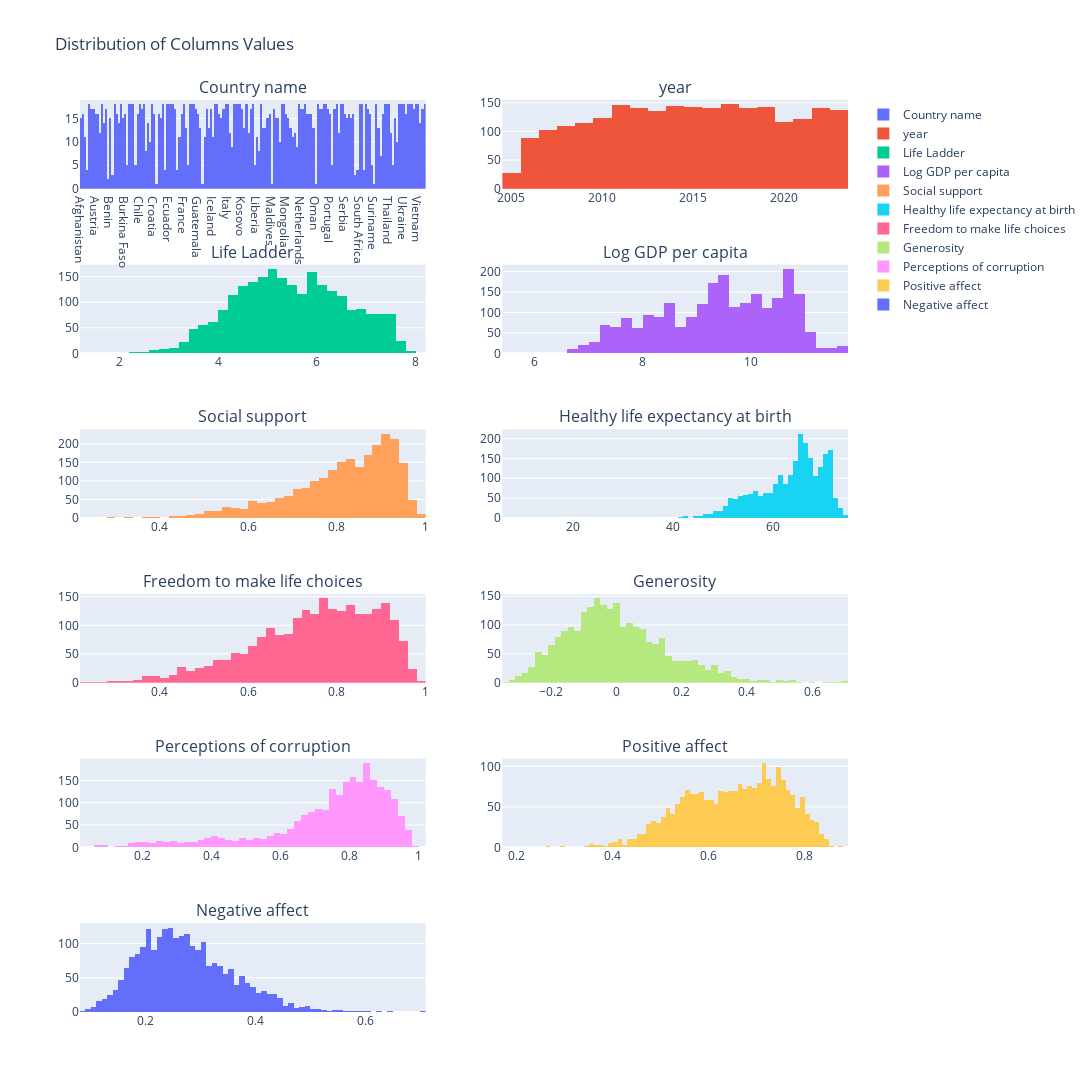

Notebook code cell kept with this figure:
### Markdown cell above
## Checking columns Distribution to know the optimal outlier handling technique

### Code cell
num_of_cols = 2
num_of_rows = (len(df_updated.columns) // num_of_cols) + 1
fig = make_subplots(rows=num_of_rows, cols=num_of_cols, subplot_titles=df_updated.columns)

for i, col in enumerate(df_updated.columns):
    row = (i // num_of_cols) + 1
    col_num = (i % num_of_cols) + 1
    fig.add_trace(go.Histogram(x=df_updated[col], name=col), row=row, col=col_num)

fig.update_layout(width = 1100, height = num_of_rows * 400, title = 'Distribution of Columns Values')
fig.show()

### Figure 1 — Plotly figure (JSON) as saved in the notebook; plotly's stock layout.template omitted (floating-point values rounded to 4 significant figures; data arrays with more than 128 entries replaced by an {"elided": "..."} marker saying what was removed)
{"data": [{"name": "Country name", "type": "histogram", "x": {"elided": "2363 str values"}, "xaxis": "x", "yaxis": "y"}, {"name": "year", "type": "histogram", "x": {"elided": "2363 float values"}, "xaxis": "x2", "yaxis": "y2"}, {"name": "Life Ladder", "type": "histogram", "x": {"elided": "2363 float values"}, "xaxis": "x3", "yaxis": "y3"}, {"name": "Log GDP per capita", "type": "histogram", "x": {"elided": "2363 float values"}, "xaxis": "x4", "yaxis": "y4"}, {"name": "Social support", "type": "histogram", "x": {"elided": "2363 float values"}, "xaxis": "x5", "yaxis": "y5"}, {"name": "Healthy life expectancy at birth", "type": "histogram", "x": {"elided": "2363 float values"}, "xaxis": "x6", "yaxis": "y6"}, {"name": "Freedom to make life choices", "type": "histogram", "x": {"elided": "2363 float values"}, "xaxis": "x7", "yaxis": "y7"}, {"name": "Generosity", "type": "histogram", "x": {"elided": "2363 float values"}, "xaxis": "x8", "yaxis": "y8"}, {"name": "Perceptions of corruption", "type": "histogram", "x": {"elided": "2363 float values"}, "xaxis": "x9", "yaxis": "y9"}, {"name": "Positive affect", "type": "histogram", "x": {"elided": "2363 float values"}, "xaxis": "x10", "yaxis": "y10"}, {"name": "Negative affect", "type": "histogram", "x": {"elided": "2363 float values"}, "xaxis": "x11", "yaxis": "y11"}], "layout": {"annotations": [{"font": {"size": 16}, "showarrow": false, "text": "Country name", "x": 0.225, "xanchor": "center", "xref": "paper", "y": 1.0, "yanchor": "bottom", "yref": "paper"}, {"font": {"size": 16}, "showarrow": false, "text": "year", "x": 0.775, "xanchor": "center", "xref": "paper", "y": 1.0, "yanchor": "bottom", "yref": "paper"}, {"font": {"size": 16}, "showarrow": false, "text": "Life Ladder", "x": 0.225, "xanchor": "center", "xref": "paper", "y": 0.8194, "yanchor": "bottom", "yref": "paper"}, {"font": {"size": 16}, "showarrow": false, "text": "Log GDP per capita", "x": 0.775, "xanchor": "center", "xref": "paper", "y": 0.8194, "yanchor": "bottom", "yref": "paper"}, {"font": {"size": 16}, "showarrow": false, "text": "Social support", "x": 0.225, "xanchor": "center", "xref": "paper", "y": 0.6389, "yanchor": "bottom", "yref": "paper"}, {"font": {"size": 16}, "showarrow": false, "text": "Healthy life expectancy at birth", "x": 0.775, "xanchor": "center", "xref": "paper", "y": 0.6389, "yanchor": "bottom", "yref": "paper"}, {"font": {"size": 16}, "showarrow": false, "text": "Freedom to make life choices", "x": 0.225, "xanchor": "center", "xref": "paper", "y": 0.4583, "yanchor": "bottom", "yref": "paper"}, {"font": {"size": 16}, "showarrow": false, "text": "Generosity", "x": 0.775, "xanchor": "center", "xref": "paper", "y": 0.4583, "yanchor": "bottom", "yref": "paper"}, {"font": {"size": 16}, "showarrow": false, "text": "Perceptions of corruption", "x": 0.225, "xanchor": "center", "xref": "paper", "y": 0.2778, "yanchor": "bottom", "yref": "paper"}, {"font": {"size": 16}, "showarrow": false, "text": "Positive affect", "x": 0.775, "xanchor": "center", "xref": "paper", "y": 0.2778, "yanchor": "bottom", "yref": "paper"}, {"font": {"size": 16}, "showarrow": false, "text": "Negative affect", "x": 0.225, "xanchor": "center", "xref": "paper", "y": 0.09722, "yanchor": "bottom", "yref": "paper"}], "height": 2400, "title": {"text": "Distribution of Columns Values"}, "width": 1100, "xaxis": {"anchor": "y", "domain": [0, 0.45]}, "xaxis10": {"anchor": "y10", "domain": [0.55, 1]}, "xaxis11": {"anchor": "y11", "domain": [0, 0.45]}, "xaxis12": {"anchor": "y12", "domain": [0.55, 1]}, "xaxis2": {"anchor": "y2", "domain": [0.55, 1]}, "xaxis3": {"anchor": "y3", "domain": [0, 0.45]}, "xaxis4": {"anchor": "y4", "domain": [0.55, 1]}, "xaxis5": {"anchor": "y5", "domain": [0, 0.45]}, "xaxis6": {"anchor": "y6", "domain": [0.55, 1]}, "xaxis7": {"anchor": "y7", "domain": [0, 0.45]}, "xaxis8": {"anchor": "y8", "domain": [0.55, 1]}, "xaxis9": {"anchor": "y9", "domain": [0, 0.45]}, "yaxis": {"anchor": "x", "domain": [0.9028, 1.0]}, "yaxis10": {"anchor": "x10", "domain": [0.1806, 0.2778]}, "yaxis11": {"anchor": "x11", "domain": [0, 0.09722]}, "yaxis12": {"anchor": "x12", "domain": [0, 0.09722]}, "yaxis2": {"anchor": "x2", "domain": [0.9028, 1.0]}, "yaxis3": {"anchor": "x3", "domain": [0.7222, 0.8194]}, "yaxis4": {"anchor": "x4", "domain": [0.7222, 0.8194]}, "yaxis5": {"anchor": "x5", "domain": [0.5417, 0.6389]}, "yaxis6": {"anchor": "x6", "domain": [0.5417, 0.6389]}, "yaxis7": {"anchor": "x7", "domain": [0.3611, 0.4583]}, "yaxis8": {"anchor": "x8", "domain": [0.3611, 0.4583]}, "yaxis9": {"anchor": "x9", "domain": [0.1806, 0.2778]}}}
